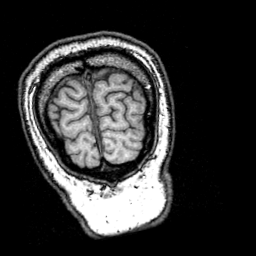
#> input picture 01-imagen-medica/fusion-wavelet-pet-mri/MRI.png, 256 x 256 px
$ python interpolacion-hermite.py ../fusion-wavelet-pet-mri/MRI.png 1.0 1.0
#> lines starting #> are read from the running program, lines starting #| are printed output that depends on the picture
"""
Tarea 7 – Interpolación Hermite para relleno de huecos post-deformación
========================================================================
La tarea anterior aplicó una deformación geométrica (forward mapping)
que dejó huecos en la imagen resultante. Aquí se integra la interpolación
Hermite del Ejemplo 3_1.c para rellenar esos huecos.

Uso:
    python tarea7.py                        # imagen sintética de prueba
    python tarea7.py imagen.png             # imagen propia
    python tarea7.py imagen.png 20 2.0      # amplitud=20, frecuencia=2.0
"""

import sys
import os
import numpy as np
import matplotlib.pyplot as plt
from PIL import Image


# ─────────────────────────────────────────────────────────────────────────────
# Carga / imagen de prueba
# ─────────────────────────────────────────────────────────────────────────────

def cargar_imagen(ruta, tam=256):
#> called with ruta = '../fusion-wavelet-pet-mri/MRI.png', tam = 256
    img = Image.open(ruta).convert('L')
#> img is the input picture: PIL image 256x256 L; min 0, max 255, mean 51.4
#| Dimensiones: (256, 256)  |  Rango: [0, 255]
    return np.array(img.resize((tam, tam), Image.LANCZOS), dtype=np.uint8)


def imagen_prueba(tam=256):
    """Círculo con textura interna (simula corte de cabeza MRI)."""
    y, x = np.meshgrid(np.arange(tam), np.arange(tam), indexing='ij')
    cx, cy, r = tam // 2, tam // 2, tam // 3
    dist = np.sqrt((x - cx) ** 2 + (y - cy) ** 2).astype(np.float32)
    base = np.where(dist < r, 180.0 * (1.0 - dist / r), 0.0)
    textura = 40.0 * np.abs(np.sin(8 * np.pi * y / tam))
    img = np.clip(base + textura * (base > 0), 0, 255).astype(np.uint8)
    return img


# ─────────────────────────────────────────────────────────────────────────────
# Deformación (tarea anterior) – forward mapping sinusoidal
# ─────────────────────────────────────────────────────────────────────────────

def deformar_forward(imagen, amplitud=20.0, frecuencia=2.0):
    """
    Mapeado hacia adelante (forward mapping):
        Δx(y) = amplitud · sin(2π · frecuencia · y / H)

    Cada píxel se desplaza horizontalmente según su fila y.
    El mapeado hacia adelante deja huecos (valor 0) donde ningún
    píxel del original "aterriza".
    """
#> called with amplitud = 1, frecuencia = 1
    H, W = imagen.shape
#> H = 256; W = 256
    salida = np.zeros_like(imagen)

    # Precalcular desplazamiento por fila (vectorizado)
    filas = np.arange(H)
#> filas = 256 values from 0 to 255
    dx = np.round(amplitud * np.sin(2 * np.pi * frecuencia * filas / H)).astype(int)

    for y in range(H):
        xs = np.arange(W)
        nxs = xs + dx[y]
        validos = (nxs >= 0) & (nxs < W)
        salida[y, nxs[validos]] = imagen[y, xs[validos]]
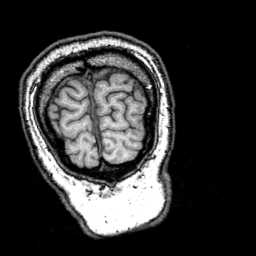
#> salida: shape (256, 256); min 0, max 255, mean 51.4

    return salida


# ─────────────────────────────────────────────────────────────────────────────
# Interpolación Hermite  (Ejemplo 3_1.c traducido a Python)
# ─────────────────────────────────────────────────────────────────────────────

def interpola_hermite(imagen, R1=1.0, R4=-1.0, paso=2):
    """
    Rellena huecos (valor < 10) en el eje x con interpolación Hermite.

    Traducción directa del Ejemplo 3_1.c:
    ─────────────────────────────────────
    Funciones de mezcla:
        B1(t) =  2t³ - 3t² + 1    peso de P1 (punto de inicio)
        B2(t) = -2t³ + 3t²        peso de P4 (punto de fin)
        B3(t) =  t³ - 2t² + t     peso de R1 (tangente inicial)
        B4(t) =  t³ - t²          peso de R4 (tangente final)

    Q(t) = B1·P1 + B2·P4 + B3·R1 + B4·R4,  con t ∈ [0, 1)

    Parámetros
    ----------
    imagen : ndarray uint8   imagen con huecos (valor < 10)
    R1, R4 : float           vectores tangentes en P1 y P4
                             (controlan la forma de la curva en los extremos)
    paso   : int             número de píxeles a interpolar por hueco
    """
    H, W = imagen.shape
    ima = imagen.copy().astype(np.float32)   # operación in-place (igual que C)

    for y in range(H):
        for x in range(1, W - paso):
            if ima[y, x] < 10:                          # hueco detectado
                P1 = ima[y, x - 1]
                idx_P4 = x + paso - 1
                P4 = ima[y, idx_P4] if idx_P4 < W else ima[y, W - 1]

                i = 0
                for t in np.arange(0.0, 1.0, 1.0 / paso):
                    B1 =  2*t**3 - 3*t**2 + 1
                    B2 = -2*t**3 + 3*t**2
                    B3 =    t**3 - 2*t**2 + t
                    B4 =    t**3 - t**2

                    gris = B1*P1 + B2*P4 + B3*R1 + B4*R4
                    pos = x - 1 + i
                    if 0 <= pos < W:
                        ima[y, pos] = float(np.clip(round(gris), 0, 255))
                    i += 1

    return ima.astype(np.uint8)


# ─────────────────────────────────────────────────────────────────────────────
# Main
# ─────────────────────────────────────────────────────────────────────────────

def main():
    # Argumentos de línea de comandos
    ruta      = sys.argv[1] if len(sys.argv) > 1 else None
    amplitud  = float(sys.argv[2]) if len(sys.argv) > 2 else 20.0
    frecuencia = float(sys.argv[3]) if len(sys.argv) > 3 else 2.0

    # ── Cargar imagen ────────────────────────────────────────────────────────
    if ruta and os.path.exists(ruta):
        original = cargar_imagen(ruta)
        print(f"Imagen cargada: {ruta}")
    else:
        original = imagen_prueba()
        print("Usando imagen sintética de prueba (256×256).")

    print(f"Dimensiones: {original.shape}  |  Rango: [{original.min()}, {original.max()}]")

    # ── Deformar (genera huecos) ─────────────────────────────────────────────
    print(f"\nDeformando con forward mapping sinusoidal  "
          f"(amplitud={amplitud}, frecuencia={frecuencia})…")
    deformada = deformar_forward(original, amplitud=amplitud, frecuencia=frecuencia)

    huecos = int((deformada < 10).sum())
#> huecos = 41395
    total  = original.size
#> total = 65536
    print(f"Huecos generados: {huecos} px  ({100.0 * huecos / total:.1f} %)")
#| Huecos generados: 41395 px  (63.2 %)

    # ── Interpolar con diferentes configuraciones ────────────────────────────
    configuraciones = [
        dict(paso=2, R1= 1.0, R4= -1.0),
        dict(paso=3, R1= 1.0, R4= -1.0),
        dict(paso=2, R1= 5.0, R4= -5.0),
        dict(paso=3, R1=15.0, R4=-15.0),
    ]

    resultados = []
    for cfg in configuraciones:
        etiqueta = f"paso={cfg['paso']}, R1={cfg['R1']}, R4={cfg['R4']}"
        print(f"  Interpolando: {etiqueta}…")
        res = interpola_hermite(deformada, **cfg)
        resultados.append((etiqueta, res))
#> after the loop, resultados = 4 items

    # ── Visualizar ───────────────────────────────────────────────────────────
    n = 2 + len(resultados)
#> n = 6
    fig, axes = plt.subplots(1, n, figsize=(5 * n, 5))

    axes[0].imshow(original,  cmap='gray', vmin=0, vmax=255)
    axes[0].set_title('Original')
    axes[0].axis('off')

    axes[1].imshow(deformada, cmap='gray', vmin=0, vmax=255)
    axes[1].set_title(f'Deformada\n({huecos} huecos, {100.0*huecos/total:.1f}%)')
    axes[1].axis('off')

    for i, (etiqueta, img) in enumerate(resultados):
        axes[2 + i].imshow(img, cmap='gray', vmin=0, vmax=255)
        axes[2 + i].set_title(f'Hermite\n{etiqueta}')
        axes[2 + i].axis('off')
#> this loop made 4 passes
#> etiqueta on passes 1 to 4: 'paso=2, R1=1.0, R4=-1.0', 'paso=3, R1=1.0, R4=-1.0', 'paso=2, R1=5.0, R4=-5.0', 'paso=3, R1=15.0, R4=-15.0'

    plt.suptitle('Tarea 7 – Interpolación Hermite para relleno de huecos',
                 fontsize=13, y=1.02)
    plt.tight_layout()

    archivo_salida = 'tarea7_resultado.png'
    plt.savefig(archivo_salida, dpi=150, bbox_inches='tight')
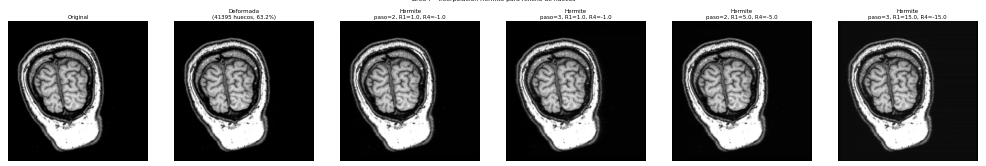
#> figure drawn by matplotlib, 6 panels
    print(f"\nResultado guardado: {archivo_salida}")
    plt.show()

    # ── Guardar imagen deformada e interpolada por separado ──────────────────
    Image.fromarray(deformada).save('tarea7_deformada.png')
    Image.fromarray(resultados[0][1]).save('tarea7_interpolada_paso2.png')
    Image.fromarray(resultados[1][1]).save('tarea7_interpolada_paso3.png')
    print("Guardadas: tarea7_deformada.png, tarea7_interpolada_paso2.png, "
          "tarea7_interpolada_paso3.png")


if __name__ == '__main__':
    main()
